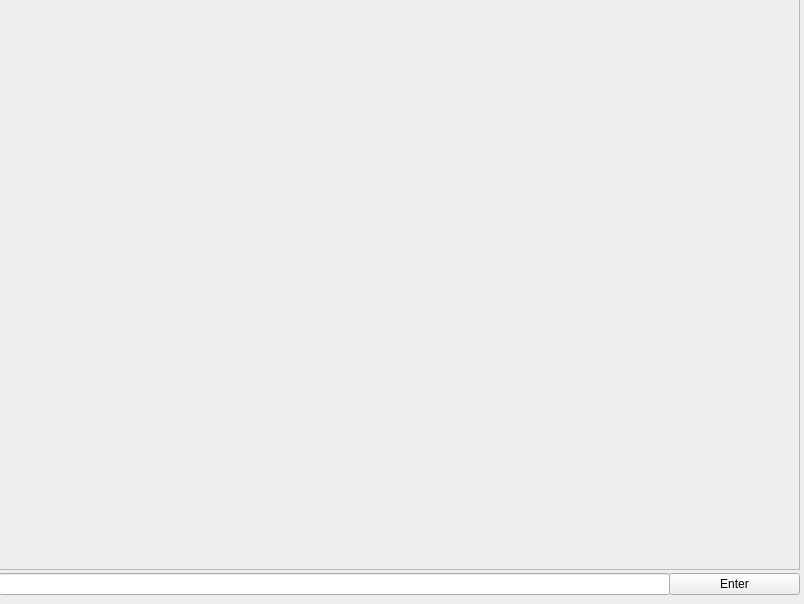
<?xml version="1.0" encoding="UTF-8"?>
<ui version="4.0">
 <class>MainWindow</class>
 <widget class="QMainWindow" name="MainWindow">
  <property name="geometry">
   <rect>
    <x>0</x>
    <y>0</y>
    <width>804</width>
    <height>604</height>
   </rect>
  </property>
  <property name="windowTitle">
   <string>MainWindow</string>
  </property>
  <widget class="QWidget" name="centralwidget">
   <widget class="QWidget" name="verticalLayoutWidget">
    <property name="geometry">
     <rect>
      <x>-1</x>
      <y>-1</y>
      <width>801</width>
      <height>571</height>
     </rect>
    </property>
    <layout class="QVBoxLayout" name="verticalLayout">
     <item>
      <widget class="QScrollArea" name="scrollArea">
       <property name="widgetResizable">
        <bool>true</bool>
       </property>
       <widget class="QWidget" name="scrollAreaWidgetContents">
        <property name="geometry">
         <rect>
          <x>0</x>
          <y>0</y>
          <width>797</width>
          <height>567</height>
         </rect>
        </property>
        <widget class="QTextBrowser" name="textBrowser">
         <property name="enabled">
          <bool>false</bool>
         </property>
         <property name="geometry">
          <rect>
           <x>-5</x>
           <y>-9</y>
           <width>811</width>
           <height>581</height>
          </rect>
         </property>
         <property name="sizePolicy">
          <sizepolicy hsizetype="Fixed" vsizetype="Expanding">
           <horstretch>0</horstretch>
           <verstretch>0</verstretch>
          </sizepolicy>
         </property>
        </widget>
       </widget>
      </widget>
     </item>
    </layout>
   </widget>
   <widget class="QWidget" name="horizontalLayoutWidget">
    <property name="geometry">
     <rect>
      <x>-1</x>
      <y>569</y>
      <width>671</width>
      <height>31</height>
     </rect>
    </property>
    <layout class="QHBoxLayout" name="horizontalLayout">
     <item>
      <widget class="QLineEdit" name="inputText"/>
     </item>
    </layout>
   </widget>
   <widget class="QWidget" name="horizontalLayoutWidget_2">
    <property name="geometry">
     <rect>
      <x>669</x>
      <y>569</y>
      <width>131</width>
      <height>31</height>
     </rect>
    </property>
    <layout class="QHBoxLayout" name="horizontalLayout_2">
     <item>
      <widget class="QPushButton" name="enterButton">
       <property name="text">
        <string>Enter</string>
       </property>
      </widget>
     </item>
    </layout>
   </widget>
  </widget>
 </widget>
 <resources/>
 <connections/>
</ui>
